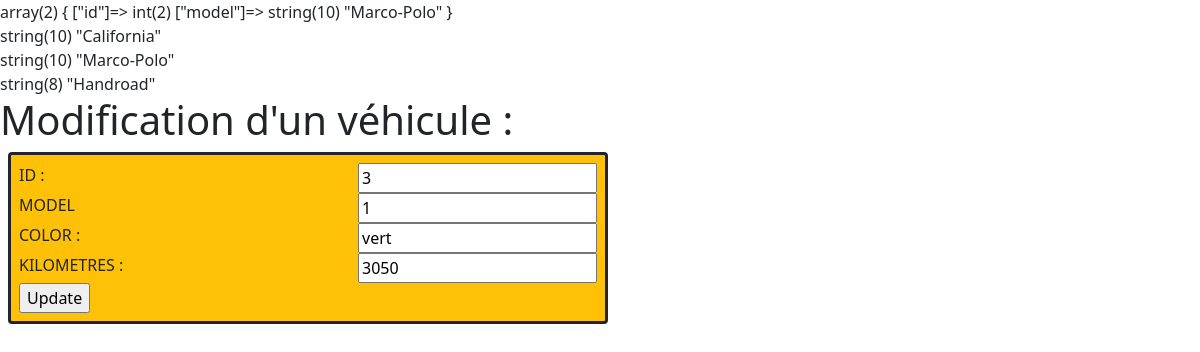
The page /methodes/vehicles/update.php?id=3 on the database its author committed.
### tables this page shows
CREATE TABLE `car_model` (
  `id` int(11) NOT NULL,
  `model` enum('California','Marco-Polo','Handroad') DEFAULT NULL,
  `pax` int(11) DEFAULT NULL,
  `tank` int(11) DEFAULT 60,
  `tires` varchar(60) DEFAULT NULL,
  `slug` varchar(50) NOT NULL,
  `image` varchar(16000) NOT NULL
);

CREATE TABLE `vehicles` (
  `v_id` int(11) NOT NULL,
  `model` int(11) NOT NULL,
  `color` enum('bleu','rouge','jaune','vert','gris','noir') DEFAULT NULL,
  `km` int(11) DEFAULT NULL
);

### methodes/vehicles/update.php (the view, shortened to what this page needs)
<?php
$pdo = connect_bd();
$id = $_GET['id'];
if (isset($_GET)) {
    $stmt = $pdo->prepare('SELECT * FROM vehicles WHERE v_id = ? ');
    $stmt->execute([$_GET['id']]);
    $vehicles = $stmt->fetch(PDO::FETCH_ASSOC);
} else {
    exit('No ID specified!');
}
$sql3=" SELECT id, model
FROM car_model
";
$stmt3 = $pdo->query($sql3);
$carValues = $stmt3->fetchAll(PDO::FETCH_ASSOC);
var_dump($carValues[1])
?>
<html>
<link href="https://cdn.jsdelivr.net/npm/bootstrap@5.1.3/dist/css/bootstrap.min.css" rel="stylesheet">
<div>
<div>
<?php foreach ($carValues as $value) {
?> <div> <?php var_dump($value['model']) ?> </div>
<?php } ?>
</div>
    <h1>Modification d'un véhicule : </h1>
    <form action="update.php?id=<?= $id ?>" method="post"
    class="border border-3 border-dark rounded-2 w-50 m-2 bg-warning p-2">
    <div class="d-flex justify-content-between">
        <span>
        <label for="v_id">ID : </label></span>
        <span>
        <input type="text" name="v_id" placeholder="<?= $id ?>" value="<?= $vehicles['v_id'] ?>" id="v_id">
</span>
    </div>
<div class="d-flex justify-content-between">
<span>
        <label for="model">MODEL</label></span>
        <span>
        <input type="text" name="model" placeholder="<?= $vehicles['model'] ?>" value="<?= $vehicles['model'] ?>"
            id="model">
            </span>
</div>
<div class="d-flex justify-content-between">
<span>
        <label for="v_id">COLOR : </label></span>
        <span>
        <input type="text" name="color" placeholder="<?= $vehicles['color'] ?>" value="<?= $vehicles['color'] ?>"
            id="color">
            </span>
</div>
<div class="d-flex justify-content-between">
<span>
        <label for="id">KILOMETRES : </label></span>
        <span>
        <input type="text" name="km" placeholder="<?= $vehicles['km'] ?>" value="<?= $vehicles['km'] ?>" id="km">
        </span>
    </div>
        <input type="submit" value="Update">
    </form>
</div>
</html>

### rows shown on the page
car_model: value "string(10) \"California\""
car_model: value "string(10) \"Marco-Polo\""
car_model: value "string(8) \"Handroad\""
vehicles: v_id "3", model "1", color "vert", km "3050"
